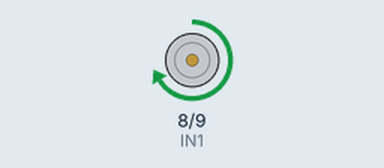
A sketch run on a simulated Arduino Uno, built with avr-gcc and run on an emulated ATmega328P. Shown: motor-driver pin pairs drawn as motors (green arrow = first pin HIGH = forward, orange = second pin HIGH = backward, longer = more drive, scaled by the enable pin). What the sketch prints to the serial monitor is not drawn.

Above: at 1.0 s.
At 3.5 s:
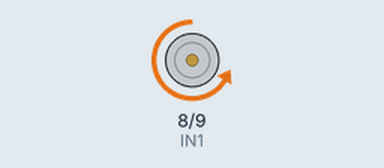
At 5.0 s:
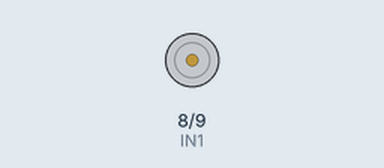
Timing chart, 0 to 7.2 s (numbered marks = the images above):
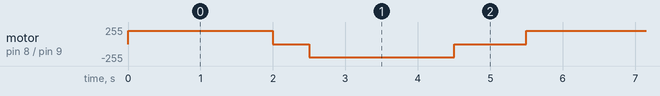

The sketch:

arduino.ino
```cpp
// TT motor via H-bridge (L9110S / L293D style pins)
#define IN1 8
#define IN2 9
#define EN 10  // PWM

void setup() {
  Serial.begin(9600);
  pinMode(IN1, OUTPUT);
  pinMode(IN2, OUTPUT);
  pinMode(EN, OUTPUT);
  Serial.println("TT Motor Ready");
}

void loop() {
  digitalWrite(IN1, HIGH);
  digitalWrite(IN2, LOW);
  analogWrite(EN, 200);
  delay(2000);

  analogWrite(EN, 0);
  delay(500);

  digitalWrite(IN1, LOW);
  digitalWrite(IN2, HIGH);
  analogWrite(EN, 200);
  delay(2000);

  analogWrite(EN, 0);
  delay(1000);
}
```

Measured:
- by itself, motor on pin 8 (IN1) / pin 9 (IN2): repeats every 5.5 s: stopped 0.50 s, backward 200/255 2.0 s, stopped 1.0 s, forward 200/255 2.0 s
